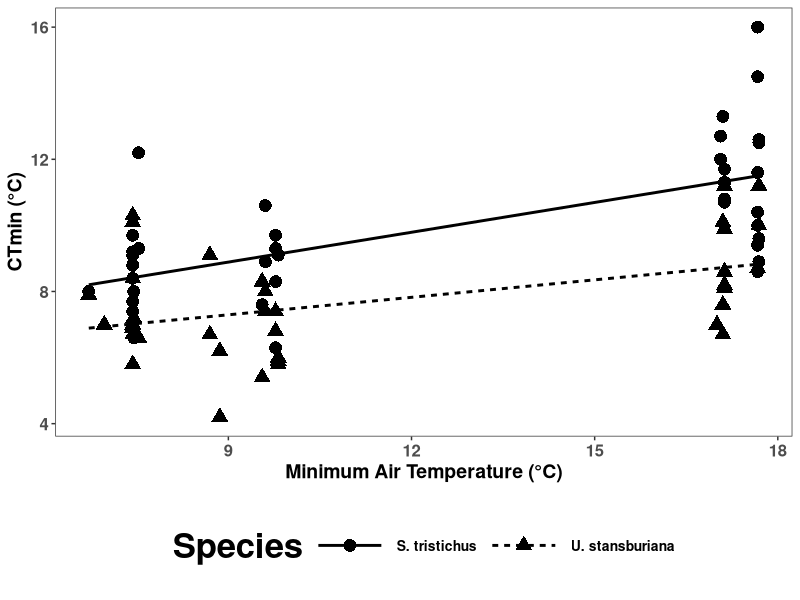
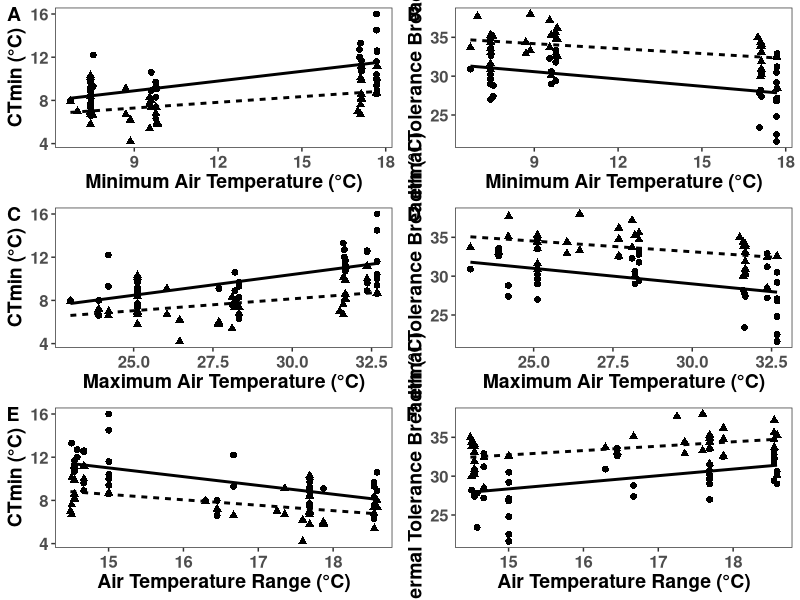
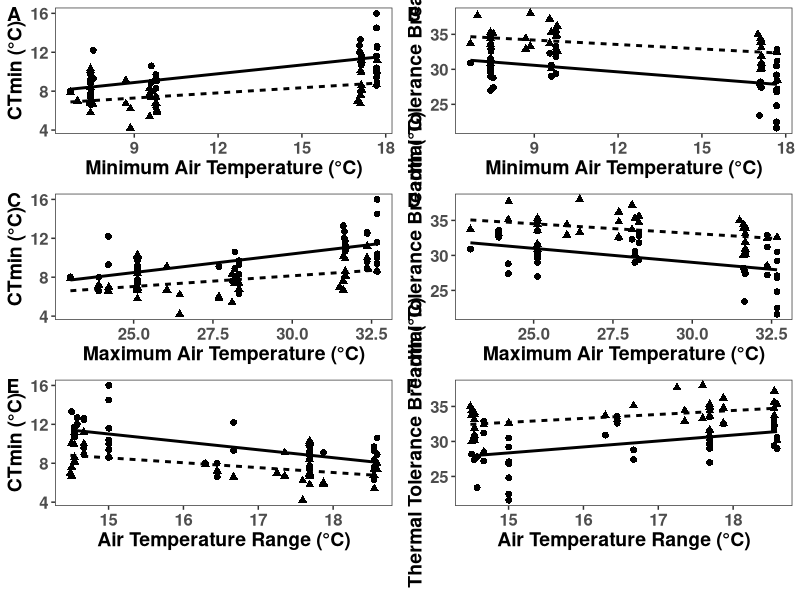
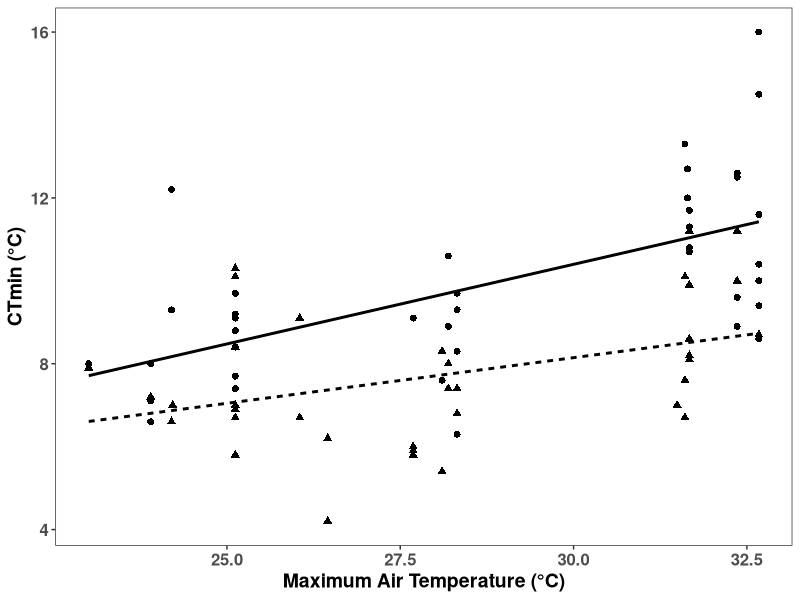
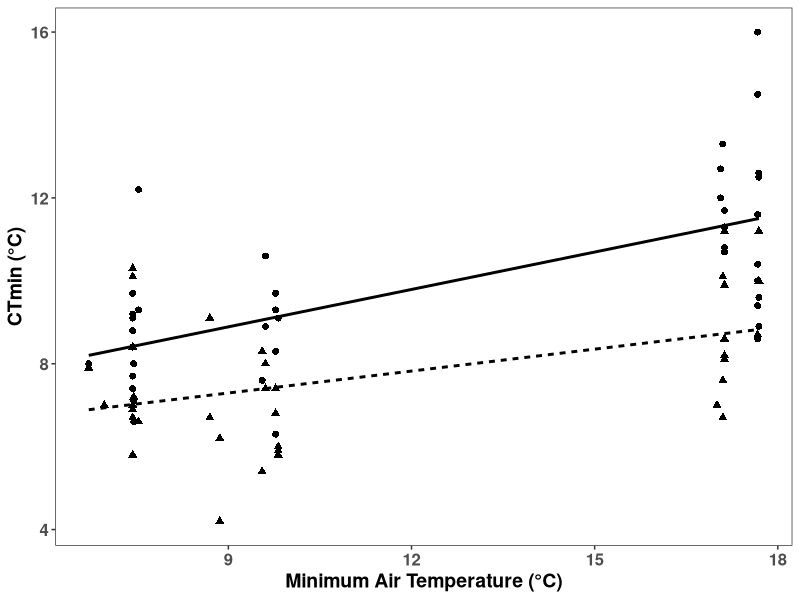
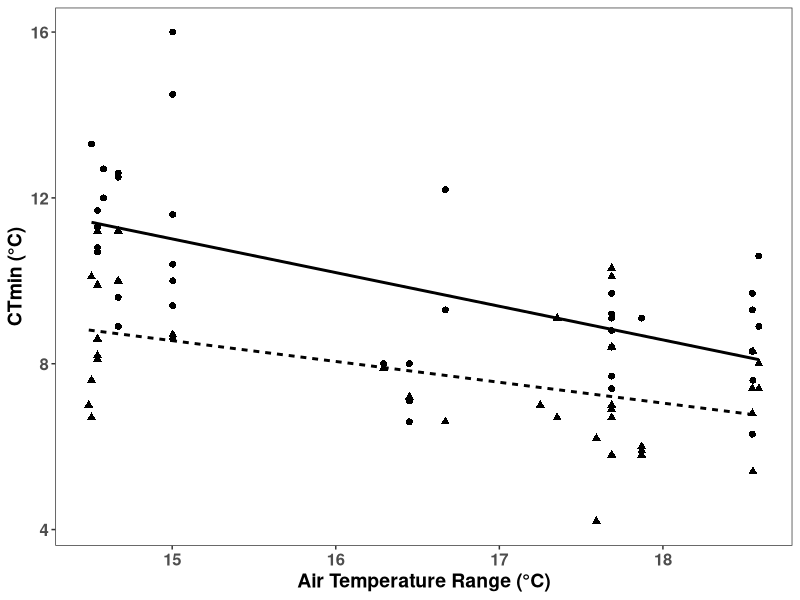
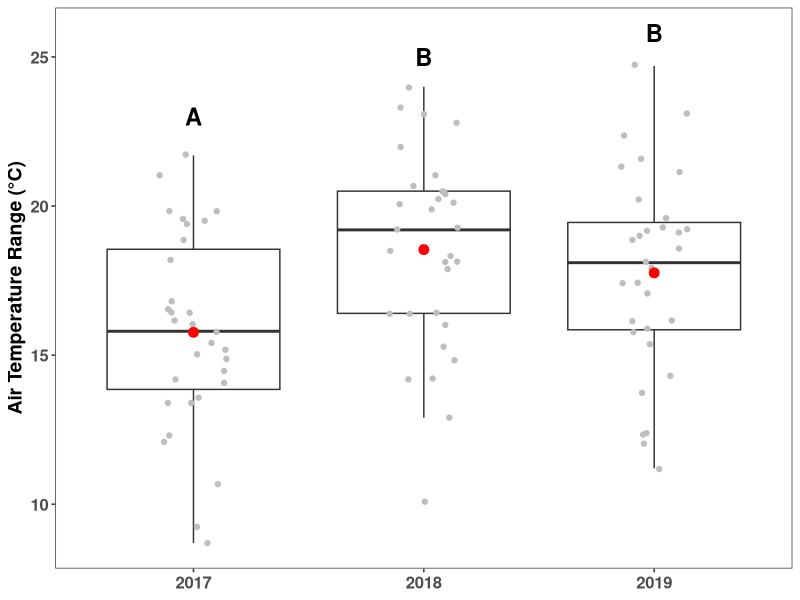
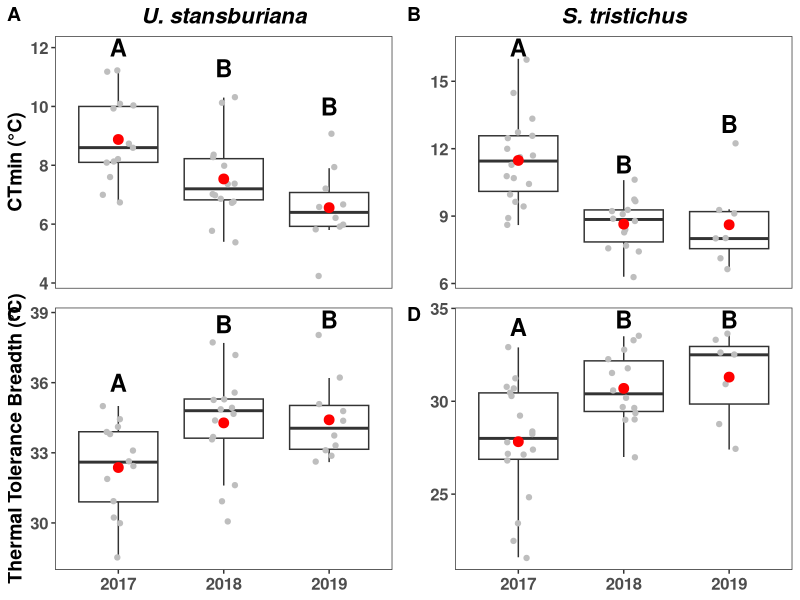

Recreate these plots in R, in order.
library(tidyverse)
library(ggplot2)
library(cowplot)
st.err = function(x) {sd(x)/sqrt(length(x))}

# Datasets ----
## Lizards
lizards<-read.csv("Ch1Lizards.csv")
lizards$date<-as.Date(lizards$date, format="%Y-%m-%d")
lizards$Year<-as.factor(lizards$Year)

## Environmental data from CRC
# Daily values- Used in chapter as of 7/11
CRC.Env=read.table("CRCData2016-2020.txt", header=T, sep=",")
CRC.Env=CRC.Env[,c(1,14,15,16,31,32,33,25)]
CRC.Env$date_time<-as.Date(CRC.Env$date_time, format="%Y-%m-%d")
CRC.Env$Temp_Range<-CRC.Env$airt_max-CRC.Env$airt_min

# Lizard Analyses ----
# Differences between species for Table 1
summary(aov(CTmin~species, data=subset(lizards, Year=="2017")))
summary(aov(CTmin~species, data=subset(lizards, Year=="2018")))
summary(aov(CTmin~species, data=subset(lizards, Year=="2019")))

summary(aov(CTmax~species, data=subset(lizards, Year=="2017")))
summary(aov(CTmax~species, data=subset(lizards, Year=="2018")))
summary(aov(CTmax~species, data=subset(lizards, Year=="2019")))

summary(aov(Tbreadth~species, data=subset(lizards, Year=="2017")))
summary(aov(Tbreadth~species, data=subset(lizards, Year=="2018")))
summary(aov(Tbreadth~species, data=subset(lizards, Year=="2019")))

summary(aov(Tb~species, data=subset(lizards, Year=="2017")))
summary(aov(Tb~species, data=subset(lizards, Year=="2018")))
summary(aov(Tb~species, data=subset(lizards, Year=="2019")))

# Differences among sampling periods
lizards.U<-subset(lizards, species=="U. stansburiana")
lizards.U<-droplevels(lizards.U)
lizards.S<-subset(lizards, species=="S. tristichus")
lizards.S<-droplevels(lizards.S)

# Table 2
aov1.us<-aov(CTmin~Year, lizards.U)
summary(aov1.us)
TukeyHSD(aov1.us)
aov1.st<-aov(CTmin~Year, lizards.S)
summary(aov1.st)
TukeyHSD(aov1.st)
aov2.us<-aov(CTmax~Year, lizards.U)
summary(aov2.us) # NS
aov2.st<-aov(CTmax~Year, lizards.S)
summary(aov2.st) # NS
aov3.us<-aov(Tbreadth~Year, lizards.U)
summary(aov3.us)
TukeyHSD(aov3.us)
aov3.st<-aov(Tbreadth~Year, lizards.S)
summary(aov3.st)
TukeyHSD(aov3.st)
aov4.us<-aov(Tb~Year, lizards.U)
summary(aov4.us) # NS
aov4.st<-aov(Tb~Year, lizards.S)
summary(aov4.st) # NS

## Yearly Environmenal Differences
# Environmental conditions on 15 days before and after median sampling date
med.date<-aggregate(date~Year, median, data=lizards)
med.date$date.past<-med.date$date-15
med.date$date.future<-med.date$date+15

Range.2017<-subset(CRC.Env, date_time >= med.date$date.past[1] & date_time <= med.date$date.future[1])
Range.2017$Year<-as.factor("2017")
Range.2018<-subset(CRC.Env, date_time >= med.date$date.past[2] & date_time <= med.date$date.future[2])
Range.2018$Year<-as.factor("2018")
Range.2019<-subset(CRC.Env, date_time >= med.date$date.past[3] & date_time <= med.date$date.future[3])
Range.2019$Year<-as.factor("2019")
YearlyRange<-rbind(Range.2017,Range.2018,Range.2019)

# Comparison of temperature range (TAmax-TAmin)
aov5<-aov(Temp_Range~Year, data=YearlyRange)
summary(aov5)
TukeyHSD(aov5)

## Correlations
List = list()
for(i in 1:length(lizards$id)){
  ind.data = lizards[i,]
  
  dat.min.30 = ind.data$date-30
  
  sub.data = subset(CRC.Env, date_time >= dat.min.30 & date_time < ind.data$date)
  
  TAavg = mean(sub.data$airt_avg)
  TAmin = mean(sub.data$airt_min)
  TAmax = mean(sub.data$airt_max)
  TArange = mean(sub.data$Temp_Range)
  
  List[[length(List)+1]] = data.frame(id = ind.data$id, TAavg = TAavg, TAmin = TAmin, TAmax = TAmax, TArange = TArange, Date = ind.data$date, Date.30 = dat.min.30)
}
List = plyr::ldply(List)

lizards1<-merge(lizards,List, by="id")
colnames(lizards1)[2]<-"Species"
lizards1.U<-subset(lizards1, Species=="U. stansburiana")
lizards1.S<-subset(lizards1, Species=="S. tristichus")

# TAmin
cor.test(lizards1.U$TAmin, lizards1.U$CTmin, method="pearson")
cor.test(lizards1.U$TAmin, lizards1.U$CTmax, method="pearson")
cor.test(lizards1.U$TAmin, lizards1.U$Tbreadth, method="pearson")
cor.test(lizards1.U$TAmin, lizards1.U$Tb, method="pearson")

cor.test(lizards1.S$TAmin, lizards1.S$CTmin, method="pearson")
cor.test(lizards1.S$TAmin, lizards1.S$CTmax, method="pearson")
cor.test(lizards1.S$TAmin, lizards1.S$Tbreadth, method="pearson")
cor.test(lizards1.S$TAmin, lizards1.S$Tb, method="pearson")

# TAmax
cor.test(lizards1.U$TAmax, lizards1.U$CTmin, method="pearson")
cor.test(lizards1.U$TAmax, lizards1.U$CTmax, method="pearson")
cor.test(lizards1.U$TAmax, lizards1.U$Tbreadth, method="pearson")
cor.test(lizards1.U$TAmax, lizards1.U$Tb, method="pearson")

cor.test(lizards1.S$TAmax, lizards1.S$CTmin, method="pearson")
cor.test(lizards1.S$TAmax, lizards1.S$CTmax, method="pearson")
cor.test(lizards1.S$TAmax, lizards1.S$Tbreadth, method="pearson")
cor.test(lizards1.S$TAmax, lizards1.S$Tb, method="pearson")

# TArange
cor.test(lizards1.U$TArange, lizards1.U$CTmin, method="pearson")
cor.test(lizards1.U$TArange, lizards1.U$CTmax, method="pearson")
cor.test(lizards1.U$TArange, lizards1.U$Tbreadth, method="pearson")
cor.test(lizards1.U$TArange, lizards1.U$Tb, method="pearson")

cor.test(lizards1.S$TArange, lizards1.S$CTmin, method="pearson")
cor.test(lizards1.S$TArange, lizards1.S$CTmax, method="pearson")
cor.test(lizards1.S$TArange, lizards1.S$Tbreadth, method="pearson")
cor.test(lizards1.S$TArange, lizards1.S$Tb, method="pearson")

## Figures ----
# Figure 1
Yearly.mean<-aggregate(Temp_Range~Year, mean, data=YearlyRange)
Yearly.se<-aggregate(Temp_Range~Year, st.err, data=YearlyRange)
YearlyMeanData<-cbind(Yearly.mean,Yearly.se$Temp_Range)
colnames(YearlyMeanData)<-c("Year","Mean","SE")

fig1.box<-ggplot(data=YearlyRange, aes(x=Year, y=Temp_Range))+
  geom_boxplot(outlier.shape=NA)+
  geom_point(position=position_jitter(seed=2,width=0.15), color="gray")+
  geom_point(data=YearlyMeanData, aes(x=Year, y=Mean), size=3, color="red")+
  theme_bw()+
  theme(axis.title.x=element_blank())+
  theme(panel.grid.major=element_line(colour="#FFFFFF"),panel.grid.minor=element_line(colour="#FFFFFF"))+
  theme(axis.text=element_text(size=12,face="bold"), axis.title=element_text(size=14,face="bold"))+
  theme(legend.position="")+
  xlab("")+
  ylab("Air Temperature Range (°C)")+
  annotate("text",
           x = c(1, 2, 3),
           y = c(23, 25, 25.8),
           label = c("A", "B", "B"), fontface="bold",
           size=6)
#ggsave("Fig1box.jpeg", plot=fig1.box, height=5, width=5)

# Figure 2
a<-aggregate(cbind(CTmin,Tbreadth,CTmax)~Year+species, mean, data=lizards)
b<-aggregate(cbind(CTmin,Tbreadth,CTmax)~Year+species, st.err, data=lizards)
c<-cbind(a,b$CTmin,b$Tbreadth,b$CTmax)
colnames(c)<-c("Year","Species","CTmin","Tbreadth","CTmax","CTmin.se","Tbreadth.se","CTmax.se")

c.us<-subset(c, Species=="U. stansburiana")
c.us<-droplevels(c.us)
c.st<-subset(c, Species=="S. tristichus")
c.st<-droplevels(c.st)

fig2A.box<-ggplot(data=lizards.U, aes(x=Year, y=CTmin))+
  geom_boxplot(outlier.shape=NA)+ # including outlier.shape=NA removes the outlier symbol so the jitter doesn't add extra points.
  geom_point(position=position_jitter(seed=2,width=0.15), color="gray")+
  geom_point(data=c.us, aes(x=Year, y=CTmin), size=3, color="red")+
  theme_bw()+
  theme(panel.grid.major=element_line(colour="#FFFFFF"),panel.grid.minor=element_line(colour="#FFFFFF"))+
  theme(legend.position="")+
  labs(title="U. stansburiana")+
  theme(plot.title = element_text(size=16, face="bold.italic", hjust=0.5))+
  theme(axis.title.x=element_blank(),
        axis.text.x=element_blank(),
        axis.ticks.x=element_blank())+
  theme(axis.text=element_text(size=12,face="bold"), axis.title=element_text(size=14,face="bold"))+
  theme(legend.position="")+
  annotate("text",
           x = c(1, 2, 3),
           y = c(12, 11.3, 10),
           label = c("A", "B", "B"), fontface="bold",
           size=6)+
  xlab("")+
  ylab("CTmin (°C)")

fig2B.box<-ggplot(data=lizards.S, aes(x=Year, y=CTmin))+
  geom_boxplot(outlier.shape=NA)+ 
  geom_point(position=position_jitter(seed=2,width=0.15), color="gray")+
  geom_point(data=c.st, aes(x=Year, y=CTmin), size=3, color="red")+
  theme_bw()+
  theme(panel.grid.major=element_line(colour="#FFFFFF"),panel.grid.minor=element_line(colour="#FFFFFF"))+
  theme(legend.position="")+
  labs(title="S. tristichus")+
  theme(plot.title = element_text(size=16, face="bold.italic", hjust=0.5))+
  theme(axis.title.x=element_blank(),
        axis.text.x=element_blank(),
        axis.ticks.x=element_blank())+
  theme(axis.text=element_text(size=12,face="bold"), axis.title=element_text(size=14,face="bold"))+
  theme(legend.position="")+
  annotate("text",
           x = c(1, 2, 3),
           y = c(16.5, 11.3, 13.1),
           label = c("A", "B", "B"), fontface="bold",
           size=6)+
  xlab("")+
  ylab("")

fig2C.box<-ggplot(data=lizards.U, aes(x=Year, y=Tbreadth))+
  geom_boxplot(outlier.shape=NA)+ 
  geom_point(position=position_jitter(seed=2,width=0.15), color="gray")+
  geom_point(data=c.us, aes(x=Year, y=Tbreadth), size=3, color="red")+
  theme_bw()+
  theme(panel.grid.major=element_line(colour="#FFFFFF"),panel.grid.minor=element_line(colour="#FFFFFF"))+
  theme(legend.position="")+
  theme(plot.title = element_text(size=16, face="bold.italic", hjust=0.5))+
  theme(axis.title.x=element_blank())+
  theme(axis.text=element_text(size=12,face="bold"), axis.title=element_text(size=14,face="bold"))+
  theme(legend.position="")+
  annotate("text",
           x = c(1, 2, 3),
           y = c(36, 38.5, 38.7),
           label = c("A", "B", "B"), fontface="bold",
           size=6)+
  xlab("")+
  ylab("Thermal Tolerance Breadth (°C)")

fig2D.box<-ggplot(data=lizards.S, aes(x=Year, y=Tbreadth))+
  geom_boxplot(outlier.shape=NA)+ 
  geom_point(position=position_jitter(seed=2,width=0.15), color="gray")+
  geom_point(data=c.st, aes(x=Year, y=Tbreadth), size=3, color="red")+
  theme_bw()+
  theme(panel.grid.major=element_line(colour="#FFFFFF"),panel.grid.minor=element_line(colour="#FFFFFF"))+
  theme(legend.position="")+
  theme(plot.title = element_text(size=16, face="bold.italic", hjust=0.5))+
  theme(axis.title.x=element_blank())+
  theme(axis.text=element_text(size=12,face="bold"), axis.title=element_text(size=14,face="bold"))+
  theme(legend.position="")+
  annotate("text",
           x = c(1, 2, 3),
           y = c(34, 34.4, 34.4),
           label = c("A", "B", "B"), fontface="bold",
           size=6)+
  xlab("")+
  ylab("")

# Make Panel
Fig2.box=plot_grid(fig2A.box, fig2B.box, fig2C.box, fig2D.box,
                   labels = "AUTO", ncol = 2, align="v")
#ggsave("Fig2box.jpeg", width=7, height=8, plot=Fig2.box)

# Figure 3
# Legend
CorrelationLegend<-ggplot(data=lizards1, aes(x=TAmin, y=CTmin, group=Species, shape=Species))+
  geom_point(size=4)+
  geom_smooth(aes(linetype=Species), method='lm', formula= y~x, se=F, color="black")+
  theme_bw()+
  theme(panel.grid.major=element_line(colour="#FFFFFF"),panel.grid.minor=element_line(colour="#FFFFFF"))+
  theme(axis.text=element_text(size=12,face="bold"), axis.title=element_text(size=14,face="bold"))+
  theme(legend.position="bottom",
        legend.key.size = unit(2, 'cm'),
        legend.title = element_text(size=25, face="bold"),
        legend.text = element_text(size=10, face="bold"))+
  xlab("Minimum Air Temperature (°C)")+
  ylab("CTmin (°C)")

CTminxTAmin<-ggplot(data=lizards1, aes(x=TAmin, y=CTmin, group=Species, shape=Species))+
  geom_point(size=2)+
  geom_smooth(aes(linetype=Species), method='lm', formula= y~x, se=F, color="black")+
  theme_bw()+
  theme(panel.grid.major=element_line(colour="#FFFFFF"),panel.grid.minor=element_line(colour="#FFFFFF"))+
  theme(axis.text=element_text(size=12,face="bold"), axis.title=element_text(size=14,face="bold"))+
  theme(legend.position="")+
  xlab("Minimum Air Temperature (°C)")+
  ylab("CTmin (°C)")
TbreadthxTAmin<-ggplot(data=lizards1, aes(x=TAmin, y=Tbreadth, group=Species, shape=Species))+
  geom_point(size=2)+
  geom_smooth(aes(linetype=Species), method='lm', formula= y~x, se=F, color="black")+
  theme_bw()+
  theme(panel.grid.major=element_line(colour="#FFFFFF"),panel.grid.minor=element_line(colour="#FFFFFF"))+
  theme(axis.text=element_text(size=12,face="bold"), axis.title=element_text(size=14,face="bold"))+
  theme(legend.position="")+
  xlab("Minimum Air Temperature (°C)")+
  ylab("Thermal Tolerance Breadth (°C)")

CTminxTAmax<-ggplot(data=lizards1, aes(x=TAmax, y=CTmin, group=Species, shape=Species))+
  geom_point(size=2)+
  geom_smooth(aes(linetype=Species), method='lm', formula= y~x, se=F, color="black")+
  theme_bw()+
  theme(panel.grid.major=element_line(colour="#FFFFFF"),panel.grid.minor=element_line(colour="#FFFFFF"))+
  theme(axis.text=element_text(size=12,face="bold"), axis.title=element_text(size=14,face="bold"))+
  theme(legend.position="")+
  xlab("Maximum Air Temperature (°C)")+
  ylab("CTmin (°C)")
TbreadthxTAmax<-ggplot(data=lizards1, aes(x=TAmax, y=Tbreadth, group=Species, shape=Species))+
  geom_point(size=2)+
  geom_smooth(aes(linetype=Species), method='lm', formula= y~x, se=F, color="black")+
  theme_bw()+
  theme(panel.grid.major=element_line(colour="#FFFFFF"),panel.grid.minor=element_line(colour="#FFFFFF"))+
  theme(axis.text=element_text(size=12,face="bold"), axis.title=element_text(size=14,face="bold"))+
  theme(legend.position="")+
  xlab("Maximum Air Temperature (°C)")+
  ylab("Thermal Tolerance Breadth (°C)")

CTminxTArange<-ggplot(data=lizards1, aes(x=TArange, y=CTmin, group=Species, shape=Species))+
  geom_point(size=2)+
  geom_smooth(aes(linetype=Species), method='lm', formula= y~x, se=F, color="black")+
  theme_bw()+
  theme(panel.grid.major=element_line(colour="#FFFFFF"),panel.grid.minor=element_line(colour="#FFFFFF"))+
  theme(axis.text=element_text(size=12,face="bold"), axis.title=element_text(size=14,face="bold"))+
  theme(legend.position="")+
  xlab("Air Temperature Range (°C)")+
  ylab("CTmin (°C)")
TbreadthxTArange<-ggplot(data=lizards1, aes(x=TArange, y=Tbreadth, group=Species, shape=Species))+
  geom_point(size=2)+
  geom_smooth(aes(linetype=Species), method='lm', formula= y~x, se=F, color="black")+
  theme_bw()+
  theme(panel.grid.major=element_line(colour="#FFFFFF"),panel.grid.minor=element_line(colour="#FFFFFF"))+
  theme(axis.text=element_text(size=12,face="bold"), axis.title=element_text(size=14,face="bold"))+
  theme(legend.position="")+
  xlab("Air Temperature Range (°C)")+
  ylab("Thermal Tolerance Breadth (°C)")

# Make Panel
c.legend=get_legend(CorrelationLegend)
correlations=plot_grid(CTminxTAmin, TbreadthxTAmin, CTminxTAmax, TbreadthxTAmax, CTminxTArange, TbreadthxTArange,
                       labels = "AUTO", ncol = 2, nrow=3, align="v")
correlations1=plot_grid(correlations,c.legend, ncol = 1, rel_heights = c(2,.15))
#ggsave("Correlations.png", height=13, width=10, plot=correlations1)
